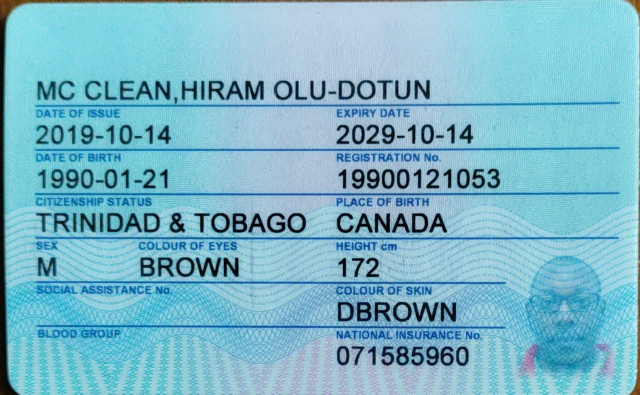
#> input picture test images/ID card.jpeg, 1280 x 789 px (shown at 1/2 size)
$ python -i engine.py   (imports and definitions only)   (older library calls are emulated)
#> lines starting #> are read from the running program, lines starting #| are printed output that depends on the picture; after the words box and inside, x2 and y2 are one past the last pixel; in counts of white or black regions, pixels touching at a corner belong together
#> further down, picture is the input picture: shape (789, 1280, 3); mean B, G, R 202.1, 183.1, 123.3
import numpy as np
import sys, os
import cv2
import pytesseract
import re
import imutils
from imutils.contours import sort_contours


class OCR:
    # [79 lines left out: functions License_read_img, ID_read_img, not called in this run]

    def passport_read_img(self, img):
        # load the input image, convert it to grayscale, and grab its
        # dimensions
        image = img.copy()
        gray = cv2.cvtColor(image, cv2.COLOR_BGR2GRAY)
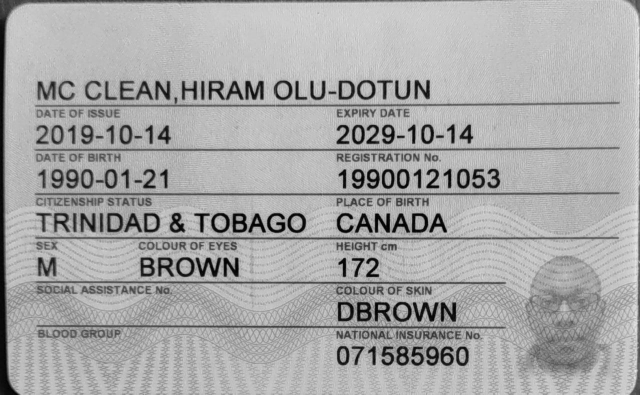
#> gray: shape (789, 1280) (shown at 1/2 size); min 0, max 245, mean 167.4
        (H, W) = gray.shape
#> H = 789; W = 1280
        # initialize a rectangular and square structuring kernel
        rectKernel = cv2.getStructuringElement(cv2.MORPH_RECT, (25, 7))
        sqKernel = cv2.getStructuringElement(cv2.MORPH_RECT, (21, 21))
        # smooth the image using a 3x3 Gaussian blur and then apply a
        # blackhat morpholigical operator to find dark regions on a light
        # background
        gray = cv2.GaussianBlur(gray, (3, 3), 0)
        blackhat = cv2.morphologyEx(gray, cv2.MORPH_BLACKHAT, rectKernel)
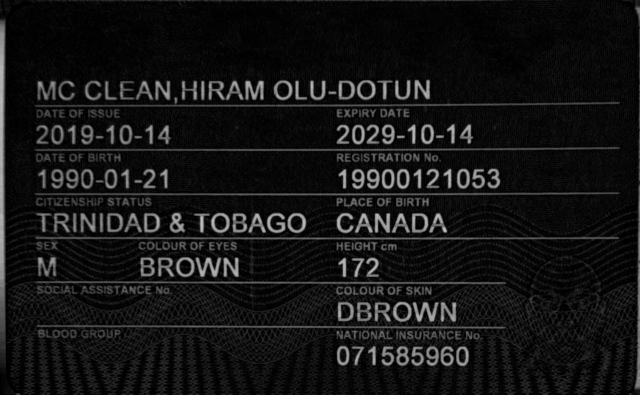
#> blackhat: shape (789, 1280) (shown at 1/2 size); min 0, max 193, mean 20.5
        grad = cv2.Sobel(blackhat, ddepth=cv2.CV_32F, dx=1, dy=0, ksize=-1)
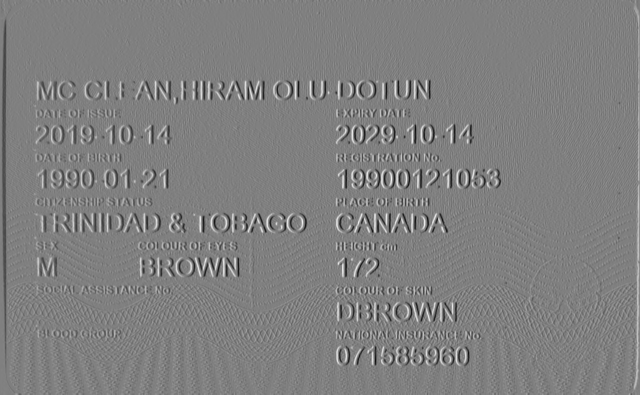
#> grad: shape (789, 1280) float32 (shown at 1/2 size); min -2007, max 1994, mean -0.8; drawn with min black and max white
        grad = np.absolute(grad)
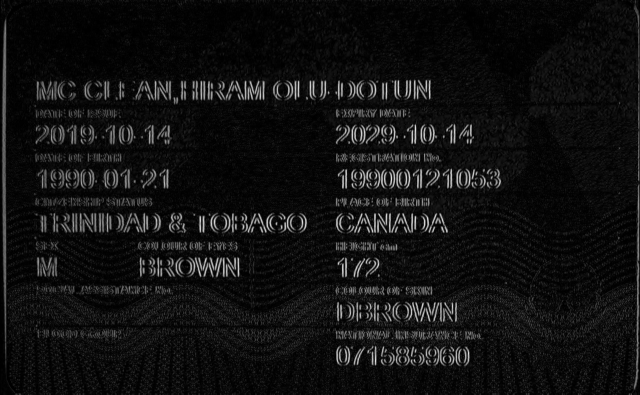
#> grad: shape (789, 1280) float32 (shown at 1/2 size); min 0, max 2007, mean 140.8; drawn with min black and max white
        (minVal, maxVal) = (np.min(grad), np.max(grad))
#> minVal = 0; maxVal = 2007
        grad = (grad - minVal) / (maxVal - minVal)
        grad = (grad * 255).astype("uint8")
        grad = cv2.morphologyEx(grad, cv2.MORPH_CLOSE, rectKernel)
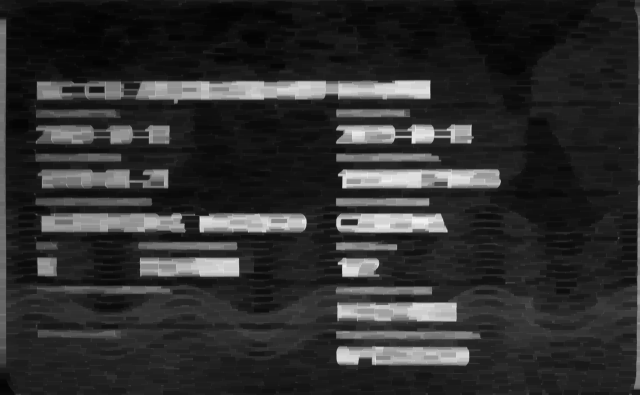
#> grad: shape (789, 1280) (shown at 1/2 size); min 3, max 255, mean 46.5
        thresh = cv2.threshold(grad, 0, 255, cv2.THRESH_BINARY | cv2.THRESH_OTSU)[1]
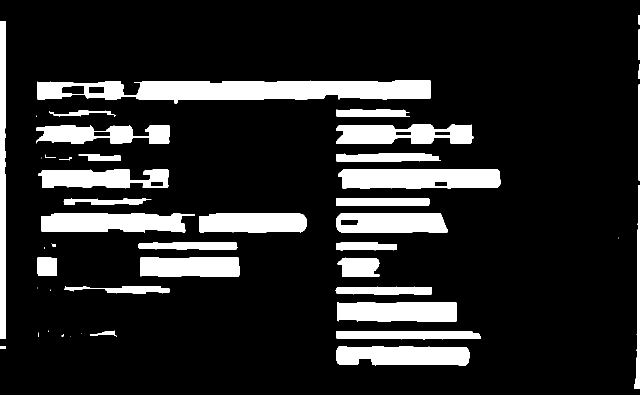
#> thresh: shape (789, 1280) (shown at 1/2 size); 14.7% white; 47 white regions (12 under 20 px), largest, box (x1, y1, x2, y2) and area: (74, 160, 861, 207) 25098, (676, 338, 1002, 377) 11595, (83, 426, 390, 465) 9788
        thresh = cv2.morphologyEx(thresh, cv2.MORPH_CLOSE, sqKernel)
#> thresh: shape (789, 1280); 18.3% white; 19 white regions (10 under 20 px), largest, box (x1, y1, x2, y2) and area: (74, 160, 1002, 731) 118056, (76, 308, 614, 587) 45541, (72, 221, 339, 288) 8637
        thresh = cv2.erode(thresh, None, iterations=2)
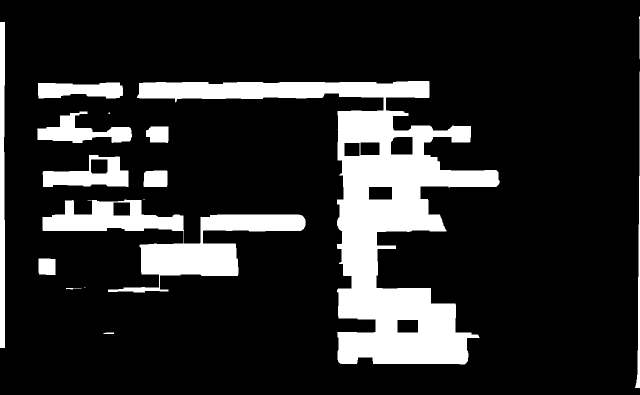
#> thresh: shape (789, 1280) (shown at 1/2 size); 16% white; 16 white regions (3 under 20 px)
        cnts = cv2.findContours(thresh.copy(), cv2.RETR_EXTERNAL, cv2.CHAIN_APPROX_SIMPLE)
#> cnts = 16 contours, 5 with area under 20; largest, box (x1, y1, x2, y2) and area: (274, 162, 1000, 729) 106066, (85, 399, 612, 585) 30668, (85, 310, 257, 374) 6624, (0, 44, 10, 696) 5560, (74, 223, 264, 286) 5134
        cnts = imutils.grab_contours(cnts)
        cnts = sort_contours(cnts, method="bottom-to-top")[0]
        mrzBox = None
        for c in cnts:
            (x, y, w, h) = cv2.boundingRect(c)
            percentWidth = w / float(W)
            percentHeight = h / float(H)
            if percentWidth > 0.8 and percentHeight > 0.04:
                mrzBox = (x, y, w, h)
                break
#> this loop made 16 passes
#> (x, y, w, h, percentWidth, percentHeight) on passes 1, 2, 4, 6, 7, 8, 9, 11, 12, 13, 14, 15: (207, 665, 21, 3, 0.0164, 0.0038), (132, 576, 31, 3, 0.0242, 0.0038), (77, 517, 34, 33, 0.0266, 0.0418), (85, 399, 527, 186, 0.412, 0.236), (287, 341, 48, 33, 0.0375, 0.0418), (85, 310, 172, 64, 0.134, 0.0811), (292, 253, 45, 33, 0.0352, 0.0418), (74, 223, 190, 63, 0.148, 0.0798), (76, 165, 170, 32, 0.133, 0.0406), (274, 162, 726, 567, 0.567, 0.719), (1270, 143, 10, 633, 0.00781, 0.802), (0, 44, 10, 652, 0.00781, 0.826)
#> (c, x, y, w, h, percentWidth, percentHeight) on passes 3, 5, 10: ([[168, 575], [170, 575]], 168, 575, 3, 1, 0.00234, 0.00127), ([[286, 399], [289, 399]], 286, 399, 4, 1, 0.00313, 0.00127), ([[217, 225], [217, 227], [219, 227], [219, 225]], 217, 225, 3, 3, 0.00234, 0.0038)
        if mrzBox is None:
            print("[INFO] MRZ could not be found")
#> (the run stopped early here; a loop or call above may not have finished)
